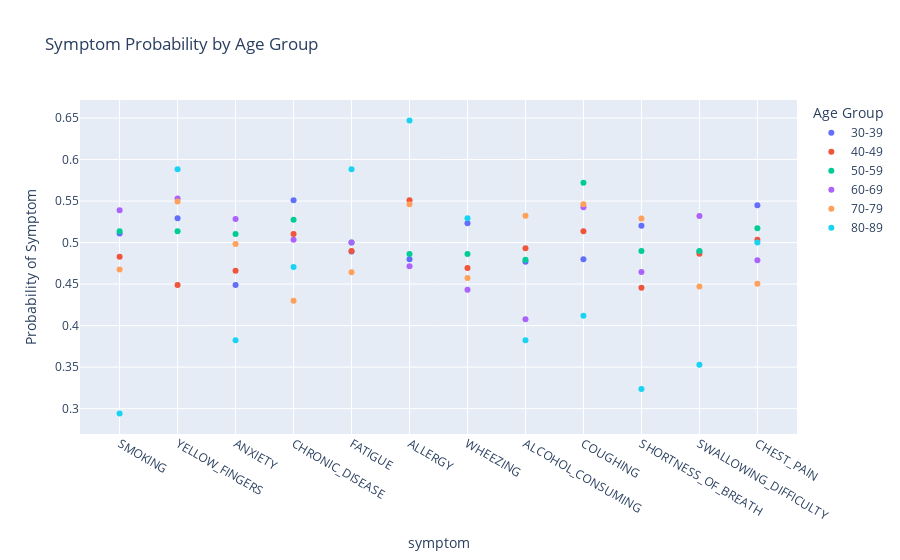

Notebook cell for this chart:
### Code cell
import plotly.express as px

#each symptom in each age group will be performed as a string with probability
probability_data = probabilities.reset_index().melt(id_vars=["AgeGroup"], value_vars=symptoms,
                                                    var_name="symptom", value_name="probability")

fig = px.scatter(probability_data, x="symptom", y="probability",
                 color="AgeGroup", size_max=10, hover_data=['symptom', 'AgeGroup', 'probability'],
                 title="Symptom Probability by Age Group",
                 labels={'probability': 'Probability of Symptom', 'AgeGroup': 'Age Group'})

fig.show()

### Figure 1 — Plotly figure (JSON) as saved in the notebook; plotly's stock layout.template omitted (floating-point values rounded to 4 significant figures)
{"data": [{"customdata": [["30-39"], ["30-39"], ["30-39"], ["30-39"], ["30-39"], ["30-39"], ["30-39"], ["30-39"], ["30-39"], ["30-39"], ["30-39"], ["30-39"]], "hovertemplate": "Age Group=%{customdata[0]}<br>symptom=%{x}<br>Probability of Symptom=%{y}<extra></extra>", "legendgroup": "30-39", "marker": {"color": "#636efa", "symbol": "circle"}, "mode": "markers", "name": "30-39", "orientation": "v", "showlegend": true, "type": "scatter", "x": ["SMOKING", "YELLOW_FINGERS", "ANXIETY", "CHRONIC_DISEASE", "FATIGUE", "ALLERGY", "WHEEZING", "ALCOHOL_CONSUMING", "COUGHING", "SHORTNESS_OF_BREATH", "SWALLOWING_DIFFICULTY", "CHEST_PAIN"], "xaxis": "x", "y": [0.5108, 0.5294, 0.4489, 0.5511, 0.4892, 0.4799, 0.5232, 0.4768, 0.4799, 0.5201, 0.4892, 0.5449], "yaxis": "y"}, {"customdata": [["40-49"], ["40-49"], ["40-49"], ["40-49"], ["40-49"], ["40-49"], ["40-49"], ["40-49"], ["40-49"], ["40-49"], ["40-49"], ["40-49"]], "hovertemplate": "Age Group=%{customdata[0]}<br>symptom=%{x}<br>Probability of Symptom=%{y}<extra></extra>", "legendgroup": "40-49", "marker": {"color": "#EF553B", "symbol": "circle"}, "mode": "markers", "name": "40-49", "orientation": "v", "showlegend": true, "type": "scatter", "x": ["SMOKING", "YELLOW_FINGERS", "ANXIETY", "CHRONIC_DISEASE", "FATIGUE", "ALLERGY", "WHEEZING", "ALCOHOL_CONSUMING", "COUGHING", "SHORTNESS_OF_BREATH", "SWALLOWING_DIFFICULTY", "CHEST_PAIN"], "xaxis": "x", "y": [0.483, 0.449, 0.466, 0.5102, 0.4898, 0.551, 0.4694, 0.4932, 0.5136, 0.4456, 0.4864, 0.5034], "yaxis": "y"}, {"customdata": [["50-59"], ["50-59"], ["50-59"], ["50-59"], ["50-59"], ["50-59"], ["50-59"], ["50-59"], ["50-59"], ["50-59"], ["50-59"], ["50-59"]], "hovertemplate": "Age Group=%{customdata[0]}<br>symptom=%{x}<br>Probability of Symptom=%{y}<extra></extra>", "legendgroup": "50-59", "marker": {"color": "#00cc96", "symbol": "circle"}, "mode": "markers", "name": "50-59", "orientation": "v", "showlegend": true, "type": "scatter", "x": ["SMOKING", "YELLOW_FINGERS", "ANXIETY", "CHRONIC_DISEASE", "FATIGUE", "ALLERGY", "WHEEZING", "ALCOHOL_CONSUMING", "COUGHING", "SHORTNESS_OF_BREATH", "SWALLOWING_DIFFICULTY", "CHEST_PAIN"], "xaxis": "x", "y": [0.5137, 0.5137, 0.5103, 0.5274, 0.5, 0.4863, 0.4863, 0.4795, 0.5719, 0.4897, 0.4897, 0.5171], "yaxis": "y"}, {"customdata": [["60-69"], ["60-69"], ["60-69"], ["60-69"], ["60-69"], ["60-69"], ["60-69"], ["60-69"], ["60-69"], ["60-69"], ["60-69"], ["60-69"]], "hovertemplate": "Age Group=%{customdata[0]}<br>symptom=%{x}<br>Probability of Symptom=%{y}<extra></extra>", "legendgroup": "60-69", "marker": {"color": "#ab63fa", "symbol": "circle"}, "mode": "markers", "name": "60-69", "orientation": "v", "showlegend": true, "type": "scatter", "x": ["SMOKING", "YELLOW_FINGERS", "ANXIETY", "CHRONIC_DISEASE", "FATIGUE", "ALLERGY", "WHEEZING", "ALCOHOL_CONSUMING", "COUGHING", "SHORTNESS_OF_BREATH", "SWALLOWING_DIFFICULTY", "CHEST_PAIN"], "xaxis": "x", "y": [0.539, 0.5532, 0.5284, 0.5035, 0.5, 0.4716, 0.4433, 0.4078, 0.5426, 0.4645, 0.5319, 0.4787], "yaxis": "y"}, {"customdata": [["70-79"], ["70-79"], ["70-79"], ["70-79"], ["70-79"], ["70-79"], ["70-79"], ["70-79"], ["70-79"], ["70-79"], ["70-79"], ["70-79"]], "hovertemplate": "Age Group=%{customdata[0]}<br>symptom=%{x}<br>Probability of Symptom=%{y}<extra></extra>", "legendgroup": "70-79", "marker": {"color": "#FFA15A", "symbol": "circle"}, "mode": "markers", "name": "70-79", "orientation": "v", "showlegend": true, "type": "scatter", "x": ["SMOKING", "YELLOW_FINGERS", "ANXIETY", "CHRONIC_DISEASE", "FATIGUE", "ALLERGY", "WHEEZING", "ALCOHOL_CONSUMING", "COUGHING", "SHORTNESS_OF_BREATH", "SWALLOWING_DIFFICULTY", "CHEST_PAIN"], "xaxis": "x", "y": [0.4676, 0.5495, 0.4983, 0.43, 0.4642, 0.5461, 0.4573, 0.5324, 0.5461, 0.529, 0.4471, 0.4505], "yaxis": "y"}, {"customdata": [["80-89"], ["80-89"], ["80-89"], ["80-89"], ["80-89"], ["80-89"], ["80-89"], ["80-89"], ["80-89"], ["80-89"], ["80-89"], ["80-89"]], "hovertemplate": "Age Group=%{customdata[0]}<br>symptom=%{x}<br>Probability of Symptom=%{y}<extra></extra>", "legendgroup": "80-89", "marker": {"color": "#19d3f3", "symbol": "circle"}, "mode": "markers", "name": "80-89", "orientation": "v", "showlegend": true, "type": "scatter", "x": ["SMOKING", "YELLOW_FINGERS", "ANXIETY", "CHRONIC_DISEASE", "FATIGUE", "ALLERGY", "WHEEZING", "ALCOHOL_CONSUMING", "COUGHING", "SHORTNESS_OF_BREATH", "SWALLOWING_DIFFICULTY", "CHEST_PAIN"], "xaxis": "x", "y": [0.2941, 0.5882, 0.3824, 0.4706, 0.5882, 0.6471, 0.5294, 0.3824, 0.4118, 0.3235, 0.3529, 0.5], "yaxis": "y"}], "layout": {"legend": {"title": {"text": "Age Group"}, "tracegroupgap": 0}, "title": {"text": "Symptom Probability by Age Group"}, "xaxis": {"anchor": "y", "domain": [0, 1], "title": {"text": "symptom"}}, "yaxis": {"anchor": "x", "domain": [0, 1], "title": {"text": "Probability of Symptom"}}}}
